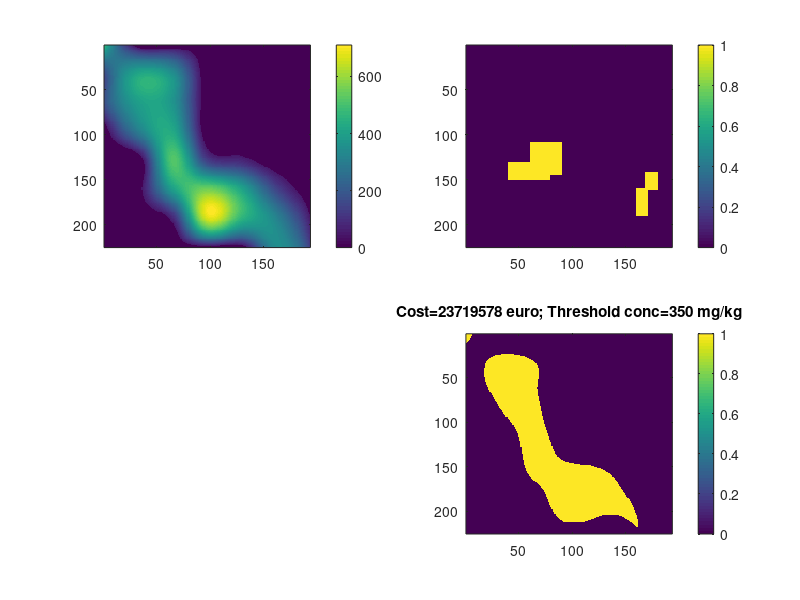

Reproduce this figure in MATLAB.
clear
load needs-cleaning.mat
load geulmap.txt

%%visualizing data
subplot(2,2,1)
imagesc(geulmap)
colorbar
subplot(2,2,2)
imagesc(needsCleaning)
colorbar

%%2-D logical array
concAboveLimit=(geulmap>350)

%%Visualizing logical array
subplot(2,2,4)
imagesc(concAboveLimit)
colorbar

%%calculating cost of cleaning all cells
TotalCost=1000+1.7031*900
TotalCleaning=TotalCost*sum(sum(concAboveLimit))

%%rounding to neares euro
round(TotalCleaning)

%%title lower right subplot
subplot(2,2,4)
title('Cost=23719578 euro; Threshold conc=350 mg/kg')

%%load priority


